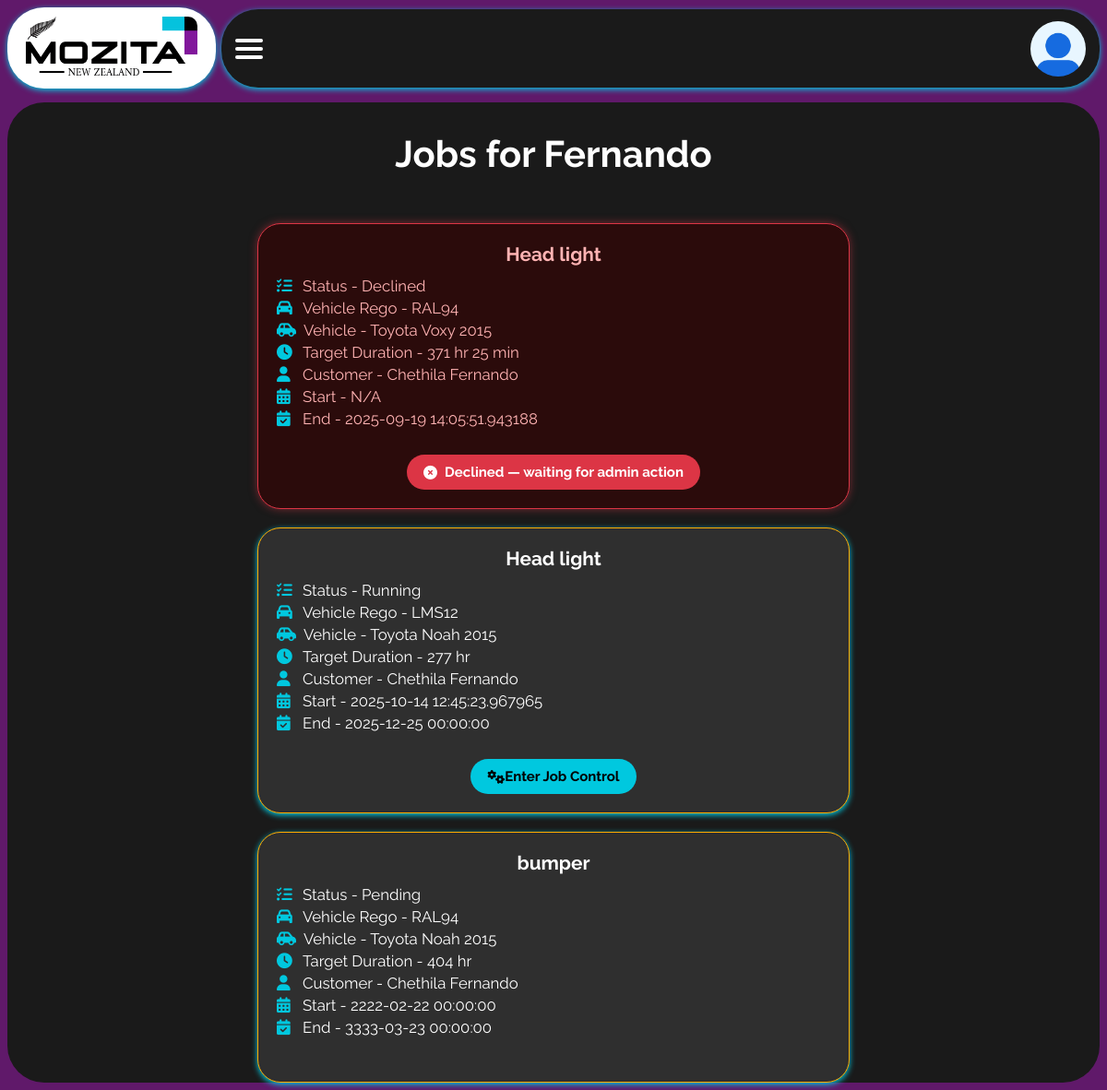
Screenshot of /staff_jobs/1 (signed in) with the database file from the repository.
### app/models.py (models this page shows, shortened)
class Technician(db.Model):
    __tablename__ = 'technicians'
    id = db.Column(db.Integer, primary_key=True)
    name = db.Column(db.String(120), nullable=False)
    phone = db.Column(db.String(20))
    specialization = db.Column(db.String(120))
    user_id = db.Column(db.Integer, db.ForeignKey('user.id'), unique=True)
    user = db.relationship('User', backref=db.backref('technician',
                           uselist=False))
    jobs = db.relationship('Job', back_populates='technician')

class Job(db.Model):
    __tablename__ = 'job'
    id = db.Column(db.Integer, primary_key=True)
    job_description = db.Column(db.String(255), nullable=False)
    status = db.Column(db.String(50), default='Pending')
    accepted = db.Column(db.Boolean, default=False)
    technician_id = db.Column(db.Integer, db.ForeignKey('technicians.id'),
                              nullable=True)
    technician = db.relationship('Technician', back_populates='jobs')
    customer_id = db.Column(db.Integer, db.ForeignKey('customer.id'))
    customer = db.relationship('Customer', back_populates='jobs')
    start_time = db.Column(db.DateTime)
    end_time = db.Column(db.DateTime)
    target_duration = db.Column(db.Integer, default=0)  # minutes
    total_work_duration = db.Column(db.Integer, default=0)  # minutes
    vehicle_registration = db.Column(db.String(50))
    vehicle_make = db.Column(db.String(50))
    vehicle_model = db.Column(db.String(50))
    vehicle_year = db.Column(db.Integer)
    vehicle_color = db.Column(db.String(50))
    total_cost = db.Column(db.Float, default=0.0)
    notes = db.Column(db.Text)
    date_created = db.Column(db.DateTime, default=datetime.utcnow)
    pause_logs = db.relationship('PauseLog', backref='job', lazy=True)
    status_message = db.Column(db.String(255))      # For admin notifications

class Customer(db.Model):
    __tablename__ = 'customer'
    id = db.Column(db.Integer, primary_key=True)
    full_name = db.Column(db.String(150), nullable=False)
    phone = db.Column(db.String(50))
    email = db.Column(db.String(150))
    jobs = db.relationship('Job', back_populates='customer')

### app/routes.py (the view)
@main.route('/staff_jobs/<int:tech_id>')
@login_required
def staff_jobs(tech_id):
    if current_user.role == 'reception':
        flash("Access denied. Reception users can only access dashboard.",
              "error")
        return redirect(url_for('main.shift_dashboard'))
    technician = Technician.query.get_or_404(tech_id)
    if (
        current_user.role == 'technician'
        and technician.user_id != current_user.id
    ):
        flash("Access denied. You can only view your own jobs.", "error")
        return redirect(url_for('main.staff_dashboard'))
    jobs = Job.query.filter_by(technician_id=technician.id).all()
    return render_template('staff_jobs.html', technician=technician, jobs=jobs)

### app/models.py (called while the page is built)
@login_manager.user_loader
def load_user(user_id):
    return User.query.get(int(user_id))

### app/templates/staff_jobs.html (shortened to what this page needs)
{% extends "layout.html" %}
{% block extra_css %}
<link rel="stylesheet" href="https://cdnjs.cloudflare.com/ajax/libs/font-awesome/6.4.0/css/all.min.css">
<link rel="stylesheet" href="{{ url_for('static', filename='css/staff_jobs.css') }}">
{% endblock %}
{% block content %}
<h2>Jobs for {{ technician.name }}</h2>
{% if jobs %}
<ul class="jobs-list">
  {% for job in jobs %}
  <li class="job-card
      {% if job.status == 'Declined' %}declined{% elif job.status == 'Accepted' %}accepted{% else %}waiting{% endif %}">
    <div class="job-info">
      <div class="job-description" aria-label="Job description">{{ job.job_description }}</div>
      <small><i class="fas fa-tasks"></i> Status - {{ job.status }}</small>
      <small><i class="fas fa-car"></i> Vehicle Rego - {{ job.vehicle_registration }}</small>
      <small><i class="fas fa-car-side"></i> Vehicle - {{ job.vehicle_make }} {{ job.vehicle_model }} {{ job.vehicle_year }}</small>
      <small>
        <i class="fas fa-clock"></i> Target Duration -
        {% if job.target_duration %}
          {% set duration = job.target_duration|int %}
          {% set h = duration // 60 %}
          {% set m = duration % 60 %}
          {% if h > 0 %}{{ h }} hr{% endif %}{% if m > 0 %} {{ m }} min{% endif %}
        {% else %}
          N/A
        {% endif %}
      </small>
      <small><i class="fas fa-user"></i> Customer - {{ job.customer.full_name }}</small>
      <small><i class="fas fa-calendar-alt"></i> Start - {{ job.start_time or 'N/A' }}</small>
      <small><i class="fas fa-calendar-check"></i> End - {{ job.end_time or 'N/A' }}</small>
    </div>
    <div class="job-actions">
      {% if current_user.role != 'admin' %}
          {% if job.status == 'Waiting' or job.status is none %}
            <form method="POST" action="{{ url_for('main.accept_job', job_id=job.id) }}">
              <button type="submit" class="accept-button" aria-label="Accept job {{ job.job_description }}">
                <i class="fas fa-check"></i> Accept
              </button>
            </form>
            <form method="POST" action="{{ url_for('main.decline_job', job_id=job.id) }}">
              <button type="submit" class="decline-button" aria-label="Decline job {{ job.job_description }}">
                <i class="fas fa-times"></i> Decline
              </button>
            </form>
          {% elif job.status == 'Declined' %}
            <div class="status-box declined">
              <i class="fas fa-times-circle"></i> Declined — waiting for admin action
            </div>
          {% elif job.status in ['Accepted', 'Running', 'In Progress', 'Paused'] %}
            <a href="{{ url_for('main.job_control', job_id=job.id) }}" class="control-button"
              aria-label="Control job {{ job.job_description }}">
              <i class="fas fa-cogs"></i> Enter Job Control
            </a>
          {% endif %}
      {% endif %}
    </div>
  </li>
  {% endfor %}
</ul>
{% else %}
<p>No jobs assigned to you.</p>
{% endif %}
{% endblock %}

### app/static/css/main.css (style rules this page uses)
body { font-family: 'Raleway', sans-serif; background-color: #60196a; color: white; margin: 0; padding: 0; }

### app/static/css/staff_jobs.css (style rules this page uses)
h2 { text-align: center; margin-top: 0; margin-bottom: 20px; padding: 2rem; font-size: 2.5rem; color: #fff; }
.jobs-list { display: flex; flex-direction: column; align-items: center; list-style-type: none; padding: 0; margin: 0 auto; gap: 20px; max-width: 600px; }
.job-card { background-color: #000; box-shadow: 0 2px 6px #00C8DF; border-radius: 25px; width: 100%; padding: 20px; transition: all 0.3s ease; display: flex; flex-direction: column; gap: 10px; position: relative; }
.job-description { text-align: center; font-size: 1.3rem; font-weight: bold; margin-bottom: 12px; color: #fff; }
.job-info small { display: flex; align-items: center; gap: 8px; font-size: 1.05rem; margin-bottom: 4px; }
.job-info i { color: #00C8DF; min-width: 20px; }
.job-actions { display: flex; justify-content: center; gap: 15px; margin-top: 15px; }
.accept-button, .control-button, .decline-button { padding: 10px 18px; border: none; border-radius: 25px; cursor: pointer; font-size: 15px; font-weight: bold; display: flex; align-items: center; text-decoration: none; justify-content: center; transition: background-color 0.3s ease, transform 0.2s; }
.control-button { background-color: #00C8DF; color: #000; }
.status-box { display: inline-flex; align-items: center; justify-content: center; gap: 8px; padding: 10px 18px; border-radius: 25px; font-weight: bold; font-size: 15px; }
.job-card.declined { background-color: #2b0b0b; border: 1px solid #dc3545; box-shadow: 0 0 10px rgba(220, 53, 69, 0.5); }
.job-card.declined .job-description { color: #ffb3b3; }
.job-card.declined .job-info small { color: #ffb3b3; }
.job-card.declined .status-box { background-color: #dc3545; color: #fff; }
.job-card.waiting { background-color: #2f2f2f; border: 1px solid #ffaa00; }

### rows the page displays
Technician: name "Fernando"
Job: job_description "Head light", status "Declined", vehicle_registration "RAL94", vehicle_make "Toyota", vehicle_model "Voxy", vehicle_year "2015", h "371", m "25", customer.full_name "Chethila Fernando", start_time "N/A", end_time "2025-09-19 14:05:51.943188", shows "Declined — waiting for admin action"
Job: job_description "Head light", status "Running", vehicle_registration "LMS12", vehicle_make "Toyota", vehicle_model "Noah", vehicle_year "2015", h "277", customer.full_name "Chethila Fernando", start_time "2025-10-14 12:45:23.967965", end_time "2025-12-25 00:00:00"
Job: job_description "bumper", status "Pending", vehicle_registration "RAL94", vehicle_make "Toyota", vehicle_model "Noah", vehicle_year "2015", h "404", customer.full_name "Chethila Fernando", start_time "2222-02-22 00:00:00", end_time "3333-03-23 00:00:00"
